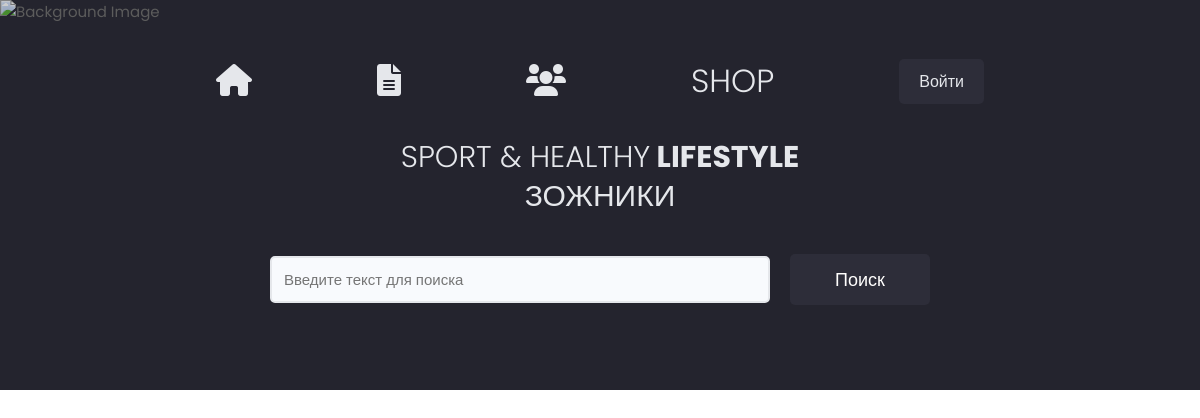
/users/, run on an earlier commit of the app's database.
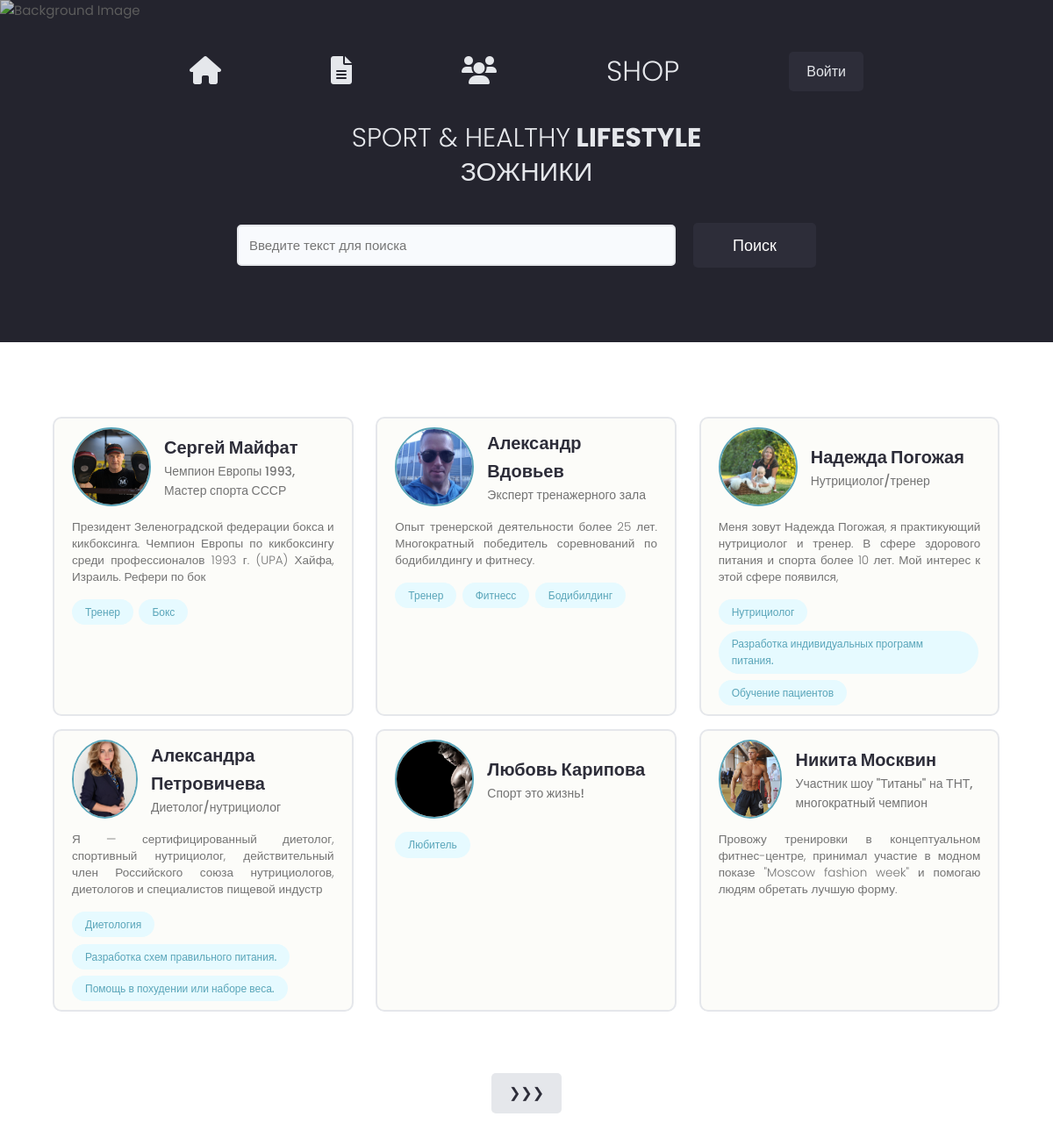
And on a later commit of the database.
### users/models.py (models this page shows, shortened)
class Profile(models.Model):
    user = models.OneToOneField(User, on_delete=models.CASCADE, blank=True, verbose_name='Пользователь')
    name = models.CharField(max_length=200, blank=True, verbose_name='Имя')
    email = models.EmailField(max_length=200, blank=True, verbose_name='Эл.адрес')
    nickname = models.CharField(max_length=200, blank=True, verbose_name='Псевдоним')
    myself_short = models.CharField(max_length=200, blank=True, verbose_name='О себе коротко')
    myself = models.TextField(blank=True, verbose_name='О себе')
    photo = models.ImageField(upload_to='profiles/', default='profiles/coach.jpg', verbose_name='Фото')
    video = models.FileField(upload_to='videos/', blank=True, null=True, verbose_name='Видео')
    note = models.TextField(blank=True, null=True, verbose_name='Заметка')
    social_youtube = models.CharField(max_length=200, blank=True, verbose_name='Youtube')
    social_site = models.CharField(max_length=200, blank=True, verbose_name='Социальная сеть')
    social_website = models.CharField(max_length=200, blank=True, verbose_name='Сайт')
    document = models.FileField(upload_to='documents/', verbose_name='Документ об образовании', null=True, blank=False)
    work = models.CharField(max_length=200, blank=True, verbose_name='Место работы')
    created = models.DateTimeField(auto_now_add=True, verbose_name='Дата')
    class Meta:
        verbose_name = 'Профиль'
        verbose_name_plural = 'профили'

class Skill(models.Model):
    expert = models.ForeignKey(Profile, on_delete=models.CASCADE, blank=True, verbose_name='Эксперт')
    qualification = models.CharField(max_length=200, blank=True, verbose_name='Квалификация')
    info = models.TextField(blank=True, verbose_name='Описание')
    created = models.DateTimeField(auto_now_add=True, verbose_name='Дата')
    def __str__(self):
        return self.qualification
    class Meta:
        verbose_name = 'Квалификация'
        verbose_name_plural = 'квалификации'

### users/views.py (the view)
# urls.py: path('', views.profiles, name='profiles'),
def profiles(request):
    prof, search_query = search_profiles(request)
    custom_range, prof = paginate_profiles(request, prof, 6)
    context = {
        'background_image': 'images/sport.jpg',
        'profiles': prof,
        'search_query': search_query
    }
    return render(request, 'users/index.html', context)

### users/utils.py (called while the page is built)
def paginate_profiles(request, pr, results):
    page = request.GET.get('page')
    paginator = Paginator(pr, results)
    try:
        pr = paginator.page(page)
    except PageNotAnInteger:
        page = 1
        pr = paginator.page(page)
    except EmptyPage:
        page = paginator.num_pages
        pr = paginator.page(page)
    right_index = int(page) + 5
    if right_index > paginator.num_pages:
        right_index = paginator.num_pages + 1
    left_index = int(page) - 4
    if left_index < 1:
        left_index = 1
    custom_range = range(left_index, right_index)
    return custom_range, pr

def search_profiles(request):
    search_query = ''
    if request.GET.get('search_query'):
        search_query = request.GET.get('search_query')
    skills = Skill.objects.filter(qualification__icontains=search_query)  # name__iexact - точное совпадение
    prof = Profile.objects.distinct().filter(
        Q(name__icontains=search_query) |
        Q(nickname__icontains=search_query) |
        Q(myself_short__icontains=search_query) |
        Q(myself__icontains=search_query) |
        Q(work__icontains=search_query) |
        Q(skill__in=skills)
    )
    return prof, search_query

### users/templates/users/index.html
{% extends 'projects/base.html' %}
{% block content %}
<main class="home">
    <section class="devlist">
        <div class="container">
            <div class="grid grid--three">
                {% for profile in profiles %}
                <div class="column card">
                    <div class="dev">
                        <a href="{% url 'user_profile' profile.id %}" class="card__body">
                            <div class="dev__profile">
                                <img class="avatar avatar--md" src="{{profile.photo.url }}" alt="image"/>
                                <div class="dev__meta">
                                    <h3>{{profile.name}}</h3>
                                    <h5>{{profile.myself_short|slice:'50'}}</h5>
                                </div>
                            </div>
                            <p class="dev__info">
                                {{profile.myself|slice:'150'}}
                            </p>
                            <div class="dev__skills">
                                {% for skill in profile.skill_set.all %}
                                <span class="tag tag--pill tag--main">
                    <small>{{ skill }}</small>
                  </span>
                                {% endfor %}
                            </div>
                        </a>
                    </div>
                </div>
                {% endfor %}
            </div>
        </div>
    </section>
    {% include 'projects/pagination.html' with queryset=profiles %}
</main>
{% endblock %}

What changed in the data, as far as the page shows it:
added Profile: photo (picture), name "Сергей Майфат", myself_short "Чемпион Европы 1993, Мастер спорта СССР", myself "Президент Зеленоградской федерации бокса и кикбоксинга. Чемпион Европы по кикбоксингу среди профессионалов 1993 г. (UPA) Хайфа, Израиль. Рефери по бок"
added Skill: qualification "Тренер", shown under "Сергей Майфат"
added Skill: qualification "Бокс", shown under "Сергей Майфат"
added Profile: photo (picture), name "Александр Вдовьев", myself_short "Эксперт тренажерного зала", myself "Опыт тренерской деятельности более 25 лет. Многократный победитель соревнований по бодибилдингу и фитнесу."
added Skill: qualification "Тренер", shown under "Александр Вдовьев"
added Skill: qualification "Фитнесс", shown under "Александр Вдовьев"
added Skill: qualification "Бодибилдинг", shown under "Александр Вдовьев"
added Profile: photo (picture), name "Надежда Погожая", myself_short "Нутрициолог/тренер", myself "Меня зовут Надежда Погожая, я практикующий нутрициолог и тренер. В сфере здорового питания и спорта более 10 лет. Мой интерес к этой сфере появился,"
added Skill: qualification "Нутрициолог", shown under "Надежда Погожая"
added Skill: qualification "Разработка индивидуальных программ питания.", shown under "Надежда Погожая"
added Skill: qualification "Обучение пациентов", shown under "Надежда Погожая"
added Profile: photo (picture), name "Александра Петровичева", myself_short "Диетолог/нутрициолог", myself "Я — сертифицированный диетолог, спортивный нутрициолог, действительный член Российского союза нутрициологов, диетологов и специалистов пищевой индустр"
added Skill: qualification "Диетология", shown under "Александра Петровичева"
added Skill: qualification "Разработка схем правильного питания.", shown under "Александра Петровичева"
added Skill: qualification "Помощь в похудении или наборе веса.", shown under "Александра Петровичева"
added Profile: photo (picture), name "Любовь Карипова", myself_short "Спорт это жизнь!"
added Skill: qualification "Любитель", shown under "Любовь Карипова"
added Profile: photo (picture), name "Никита Москвин", myself_short "Участник шоу \"Титаны\" на ТНТ, многократный чемпион", myself "Провожу тренировки в концептуальном фитнес-центре, принимал участие в модном показе \"Moscow fashion week\" и помогаю людям обретать лучшую форму."
